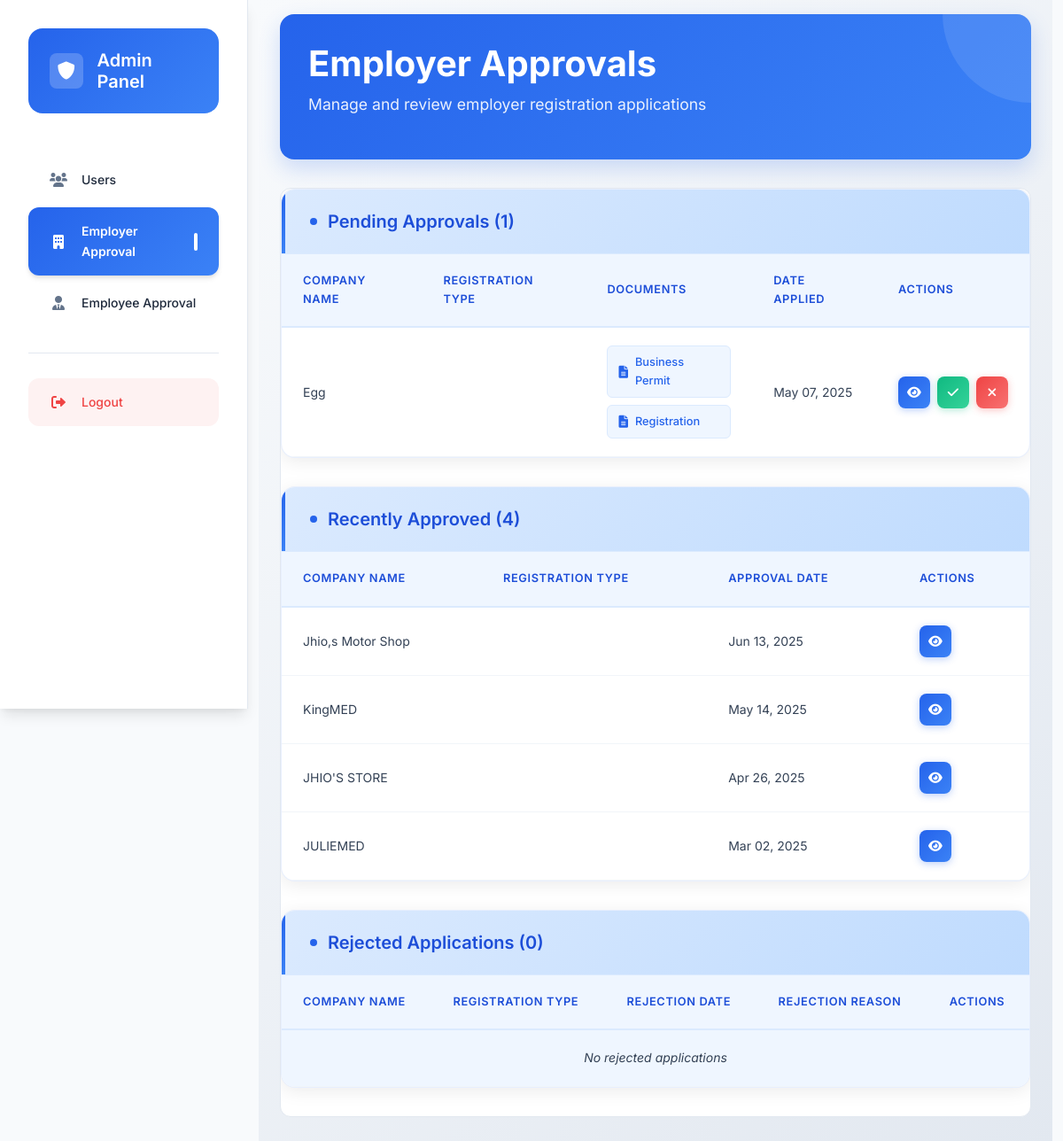
The page /secret-admin/approvals/ (signed in) on the database its author committed.
### employer/models.py (models this page shows, shortened)
class Employer(models.Model):
    REGISTRATION_TYPE_CHOICES = [
        ('SEC', 'SEC Registration'),
        ('DTI', 'DTI Registration'),
        ('BRGY', 'Barangay Clearance'),
        ('MAYOR', 'Mayor\'s Permit / Business Permit'),
        ('BIR', 'BIR Certificate of Registration (Form 2303)'),
        ('SANITARY', 'Sanitary Permit / Health Permit'),
        ('FDA', 'BFAD / FDA Permit'),
        ('LABEL', 'DTI or FDA Labeling Compliance'),
    ]
    username = models.CharField(max_length=100, unique=True)
    email = models.EmailField(unique=True)
    password = models.CharField(max_length=128)
    company_name = models.CharField(max_length=255, blank=True)
    company_description = models.TextField(blank=True)
    company_website = models.URLField(blank=True)
    company_location = models.CharField(max_length=255, blank=True)
    latitude = models.FloatField(null=True, blank=True)
    longitude = models.FloatField(null=True, blank=True)
    industry = models.CharField(max_length=100, blank=True)
    registration_types = models.CharField(
        max_length=255,
        blank=True,
        help_text='Selected registration types'
    )
    business_permit = models.FileField(
        upload_to='business_permits/',
        validators=[validate_file_extension, validate_file_size],
        blank=True,
        null=True,
        help_text='Upload your business permit (PDF, JPG, JPEG, or PNG, max 10MB)'
    )
    registration_document = models.FileField(
        upload_to='registration_documents/',
        validators=[validate_file_extension, validate_file_size],
        blank=True,
        null=True,
        help_text='Upload your SEC/DTI registration document (PDF, JPG, JPEG, or PNG, max 10MB)'
    )
    registration_number = models.CharField(
        max_length=50,
        blank=True,
        help_text='Your SEC/DTI registration number'
    )
    registration_date = models.DateField(
        null=True,
        blank=True,
        help_text='Date of SEC/DTI registration'
    )
    barangay_clearance = models.FileField(
        upload_to='barangay_clearances/',
        validators=[validate_file_extension, validate_file_size],
        blank=True,
        null=True,
        help_text='Upload your Barangay Clearance (PDF, JPG, JPEG, or PNG, max 10MB)'
    )
    mayors_permit = models.FileField(
        upload_to='mayors_permits/',
        validators=[validate_file_extension, validate_file_size],
        blank=True,
        null=True,
        help_text='Upload your Mayor\'s Permit (PDF, JPG, JPEG, or PNG, max 10MB)'
    )
    bir_certificate = models.FileField(
        upload_to='bir_certificates/',
        validators=[validate_file_extension, validate_file_size],
        blank=True,
        null=True,
        help_text='Upload your BIR Certificate (Form 2303) (PDF, JPG, JPEG, or PNG, max 10MB)'
    )
    sanitary_permit = models.FileField(
        upload_to='sanitary_permits/',
        validators=[validate_file_extension, validate_file_size],
        blank=True,
        null=True,
        help_text='Upload your Sanitary Permit (PDF, JPG, JPEG, or PNG, max 10MB)'
    )
    fda_permit = models.FileField(
        upload_to='fda_permits/',
        validators=[validate_file_extension, validate_file_size],
        blank=True,
        null=True,
        help_text='Upload your FDA Permit (PDF, JPG, JPEG, or PNG, max 10MB)'
    )
    labeling_compliance = models.FileField(
        upload_to='labeling_compliance/',
        validators=[validate_file_extension, validate_file_size],
        blank=True,
        null=True,
        help_text='Upload your DTI or FDA Labeling Compliance (PDF, JPG, JPEG, or PNG, max 10MB)'
    )
    last_login = models.DateTimeField(null=True, blank=True)
    date_joined = models.DateTimeField(default=timezone.now)
    is_active = models.BooleanField(default=True)
    is_verified = models.BooleanField(default=False)
    is_approved = models.BooleanField(default=False)
    approval_date = models.DateTimeField(null=True, blank=True)
    rejection_reason = models.TextField(blank=True, null=True)

### admin_panel/views.py (the view)
# urls.py: path('approvals/', views.approval_dashboard, name='approvals'),
@login_required
@user_passes_test(is_admin)
def approval_dashboard(request):
    pending_employees = Employee.objects.filter(
        is_approved=False,
        rejection_reason__isnull=True
    ).order_by('-date_joined')
    pending_employers = Employer.objects.filter(
        is_approved=False,
        rejection_reason__isnull=True
    ).order_by('-date_joined')
    approved_employees = Employee.objects.filter(
        is_approved=True
    ).order_by('-approval_date')
    approved_employers = Employer.objects.filter(
        is_approved=True
    ).order_by('-approval_date')
    rejected_employees = Employee.objects.filter(
        is_approved=False,
        rejection_reason__isnull=False
    ).order_by('-date_joined')
    rejected_employers = Employer.objects.filter(
        is_approved=False,
        rejection_reason__isnull=False
    ).order_by('-date_joined')
    context = {
        'pending_employees': pending_employees,
        'pending_employers': pending_employers,
        'approved_employees': approved_employees,
        'approved_employers': approved_employers,
        'rejected_employees': rejected_employees,
        'rejected_employers': rejected_employers,
    }
    return render(request, 'admin_panel/approval_dashboard.html', context)

### admin_panel/views.py (called while the page is built)
def is_admin(user):
    return user.is_authenticated and user.is_admin

### admin_panel/templates/admin_panel/approval_dashboard.html (shortened to what this page needs)
{% extends "base.html" %}
{% load static %}
{% block extra_css %}
<link rel="stylesheet" href="{% static 'css/admin_panel.css' %}">
{% endblock %}
{% block content %}
<div class="admin-dashboard container-fluid">
    <aside class="sidebar">
        <div class="sidebar-header">
            <div class="logo-container">
                <div class="logo-icon">
                    <i class="fas fa-shield-alt"></i>
                </div>
                <h2>Admin Panel</h2>
            </div>
        </div>
        <nav class="sidebar-nav">
            <a href="{% url 'admin_panel:dashboard' %}" class="nav-item">
                <div class="nav-icon">
                    <i class="fas fa-users"></i>
                </div>
                <span>Users</span>
            </a>
            <a href="{% url 'admin_panel:approvals' %}" class="nav-item active">
                <div class="nav-icon">
                    <i class="fas fa-building"></i>
                </div>
                <span>Employer Approval</span>
                <div class="nav-indicator"></div>
            </a>
            <a href="{% url 'admin_panel:employee_approvals' %}" class="nav-item">
                <div class="nav-icon">
                    <i class="fas fa-user-tie"></i>
                </div>
                <span>Employee Approval</span>
            </a>
            <div class="nav-divider"></div>
            <a href="{% url 'admin_panel:logout' %}" class="nav-item logout-item">
                <div class="nav-icon">
                    <i class="fas fa-sign-out-alt"></i>
                </div>
                <span>Logout</span>
            </a>
        </nav>
    </aside>
    <main class="main-content px-4 py-3 w-full">
        <div class="content-header">
            <h1>Employer Approvals</h1>
            <p class="header-subtitle">Manage and review employer registration applications</p>
        </div>
        <div class="table-container w-full max-w-full overflow-x-auto my-4">
                <div class="section">
                    <div class="section-header">
                        <h2>Pending Approvals ({{ pending_employers.count }})</h2>
                    </div>
                    <div class="table-responsive">
                        <table class="data-table">
                            <thead>
                                <tr>
                                    <th>Company Name</th>
                                    <th>Registration Type</th>
                                    <th>Documents</th>
                                    <th>Date Applied</th>
                                    <th>Actions</th>
                                </tr>
                            </thead>
                            <tbody>
                                {% for employer in pending_employers %}
                                <tr data-employer-id="{{ employer.id }}">
                                    <td>{{ employer.company_name }}</td>
                                    <td>{{ employer.registration_type }}</td>
                                    <td>
                                        <div class="document-links">
                                            {% if employer.business_permit %}
                                            <a href="{{ employer.business_permit.url }}" target="_blank" class="document-link">
                                                <i class="fas fa-file-alt"></i>
                                                Business Permit
                                            </a>
                                            {% endif %}
                                            {% if employer.registration_document %}
                                            <a href="{{ employer.registration_document.url }}" target="_blank" class="document-link">
                                                <i class="fas fa-file-alt"></i>
                                                Registration
                                            </a>
                                            {% endif %}
                                        </div>
                                    </td>
                                    <td>{{ employer.date_joined|date:"M d, Y" }}</td>
                                    <td>
                                        <div class="action-buttons">
                                            <button class="btn-icon view" onclick="viewEmployerDetails({{ employer.id }})" title="View Details">
                                                <i class="fas fa-eye"></i>
                                            </button>
                                            <button class="btn-icon approve" onclick="approveEmployer({{ employer.id }})" title="Approve">
                                                <i class="fas fa-check"></i>
                                            </button>
                                            <button class="btn-icon reject" onclick="rejectEmployer({{ employer.id }})" title="Reject">
                                                <i class="fas fa-times"></i>
                                            </button>
                                        </div>
                                    </td>
                                </tr>
                                {% empty %}
                                <tr>
                                    <td colspan="5" class="text-center">No pending approvals</td>
                                </tr>
                                {% endfor %}
                            </tbody>
                        </table>
                    </div>
                </div>
                <div class="section mt-6">
                    <div class="section-header">
                        <h2>Recently Approved ({{ approved_employers.count }})</h2>
                    </div>
                    <div class="table-responsive">
                        <table class="data-table">
                            <thead>
                                <tr>
                                    <th>Company Name</th>
                                    <th>Registration Type</th>
                                    <th>Approval Date</th>
                                    <th>Actions</th>
                                </tr>
                            </thead>
                            <tbody>
                                {% for employer in approved_employers %}
                                <tr>
                                    <td>{{ employer.company_name }}</td>
                                    <td>{{ employer.registration_type }}</td>
                                    <td>{{ employer.approval_date|date:"M d, Y" }}</td>
                                    <td>
                                        <div class="action-buttons">
                                            <button class="btn-icon view" onclick="viewEmployerDetails({{ employer.id }})" title="View Details">
                                                <i class="fas fa-eye"></i>
                                            </button>
                                        </div>
                                    </td>
                                </tr>
                                {% empty %}
                                <tr>
                                    <td colspan="4" class="text-center">No approved employers</td>
                                </tr>
                                {% endfor %}
                            </tbody>
                        </table>
                    </div>
                </div>
                <div class="section mt-6">
                    <div class="section-header">
                        <h2>Rejected Applications ({{ rejected_employers.count }})</h2>
                    </div>
                    <div class="table-responsive">
                        <table class="data-table">
                            <thead>
                                <tr>
                                    <th>Company Name</th>
                                    <th>Registration Type</th>
                                    <th>Rejection Date</th>
                                    <th>Rejection Reason</th>
                                    <th>Actions</th>
                                </tr>
                            </thead>
                            <tbody>
                                {% for employer in rejected_employers %}
                                <tr data-employer-id="{{ employer.id }}">
                                    <td>{{ employer.company_name }}</td>
                                    <td>{{ employer.registration_type }}</td>
                                    <td>{{ employer.date_joined|date:"M d, Y" }}</td>
                                    <td>
                                        <span class="rejection-reason" title="{{ employer.rejection_reason }}">
                                            {{ employer.rejection_reason|truncatechars:50 }}
                                        </span>
                                    </td>
                                    <td>
                                        <div class="action-buttons">
                                            <button class="btn-icon view" onclick="viewEmployerDetails({{ employer.id }})" title="View Details">
                                                <i class="fas fa-eye"></i>
                                            </button>
                                            <button class="btn-icon reconsider" onclick="reconsiderEmployer({{ employer.id }})" title="Reconsider Application">
                                                <i class="fas fa-redo"></i>
                                            </button>
                                        </div>
                                    </td>
                                </tr>
                                {% empty %}
                                <tr>
                                    <td colspan="5" class="text-center">No rejected applications</td>
                                </tr>
                                {% endfor %}
                            </tbody>
                        </table>
                    </div>
                </div>
        </div>
    </main>
</div>
{% endblock %}

### static/css/auth.css (style rules this page uses)
:root { --primary-blue: #3144a2; --primary-dark: #263481; --primary-light: #5a6ac5; --light-gray: #bcbdbd; --lighter-gray: #f5f7fa; --black: #000000; --dark-gray: #4a4a4a; --light-blue: #7987c2; --white: #ffffff; --error-red: #e53e3e; --success-green: #38a169; --border-radius: 12px; --box-shadow: 0 10px 25px rgba(0, 0, 0, 0.1); --transition: all 0.3s ease; }
body { font-family: "Montserrat", sans-serif; margin: 0; padding: 0; min-height: 100vh; background-color: var(--lighter-gray); display: flex; align-items: center; justify-content: center; }

### rows shown on the page
Employer: company_name "Egg", date_joined "May 07, 2025"
Employer: company_name "Jhio,s Motor Shop", approval_date "Jun 13, 2025"
Employer: company_name "KingMED", approval_date "May 14, 2025"
Employer: company_name "JHIO'S STORE", approval_date "Apr 26, 2025"
Employer: company_name "JULIEMED", approval_date "Mar 02, 2025"

### other values the page prints
{{ pending_employers.count }} "1"
{{ approved_employers.count }} "4"
{{ rejected_employers.count }} "0"
